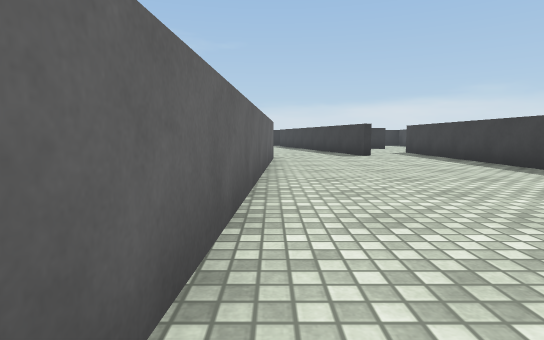
[1] (above)

24 first-person views from a walk through a Unity game level. The camera is 0.62 m above the floor, tilts 6° down and sees 80° across. The floor is counted in squares, 1 m on a side. Each view is taken from the middle of a square. On the plan, view 1 faces up. The plan holds only what a view shows up to about 10 squares ahead; the rest is blank. The player is left out. Surface patterns are stand-ins for the level's own textures.

[2]
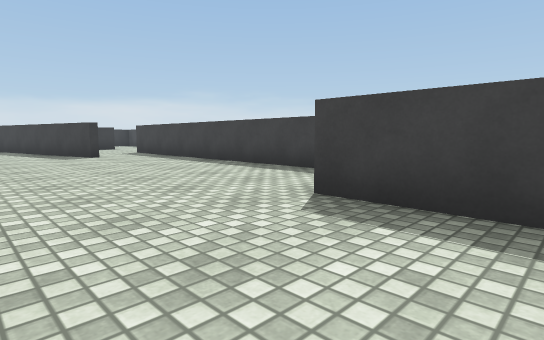

[3]
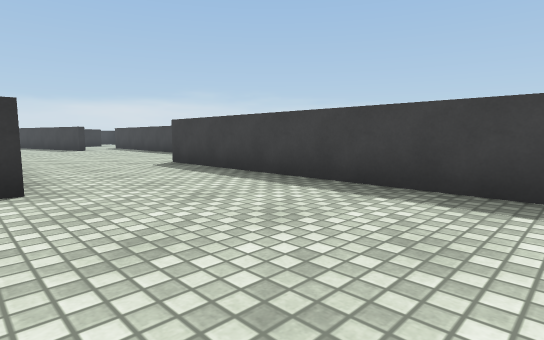

[4]
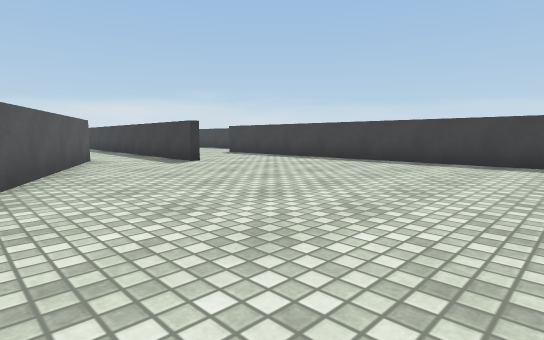

[5]
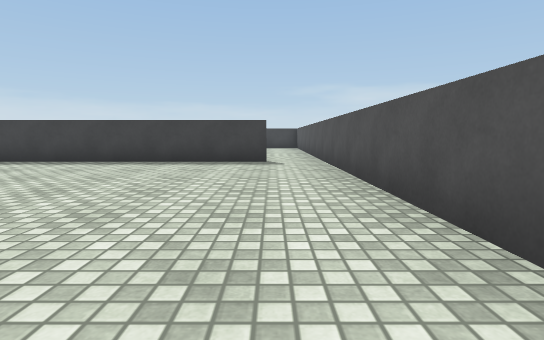

[6]
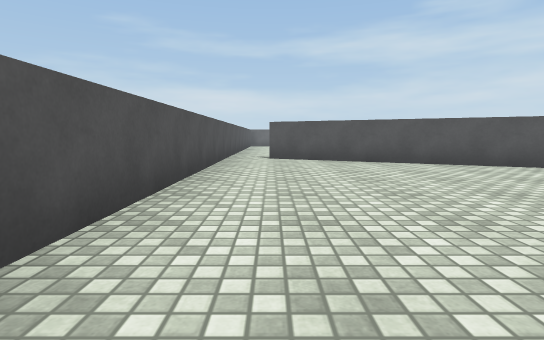

[7]
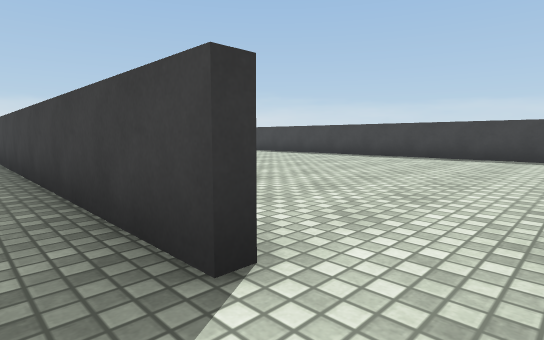

[8]
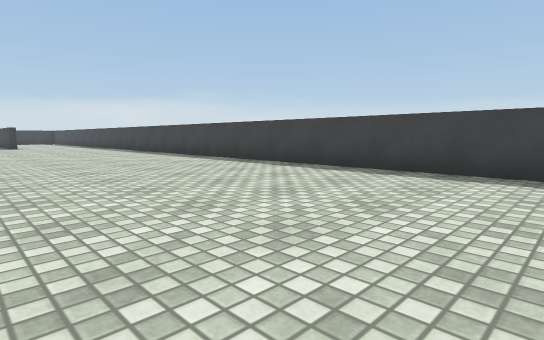

[9]
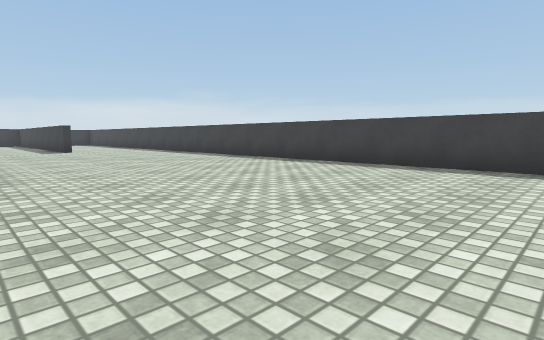

[10]
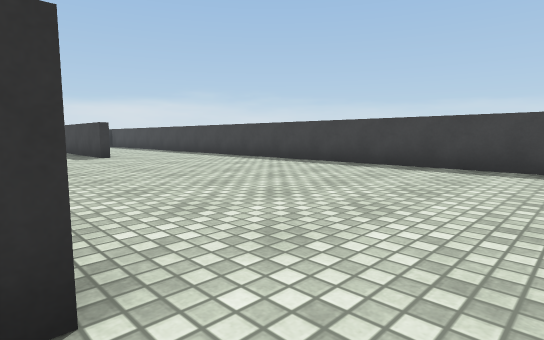

[11]
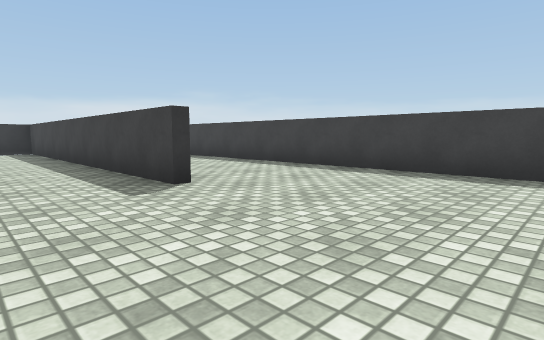

[12]
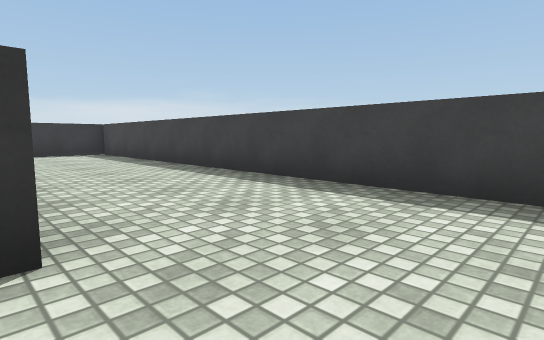

[13]
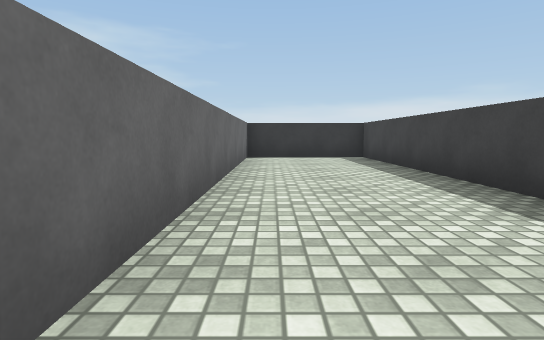

[14]
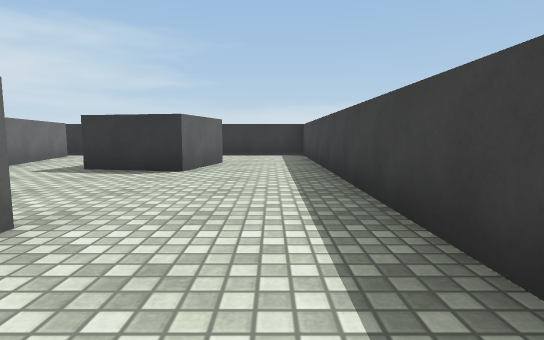

[15]
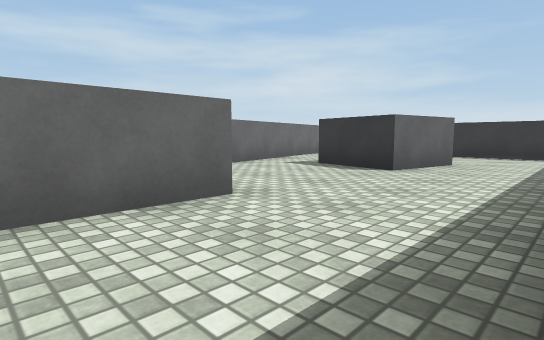

[16]
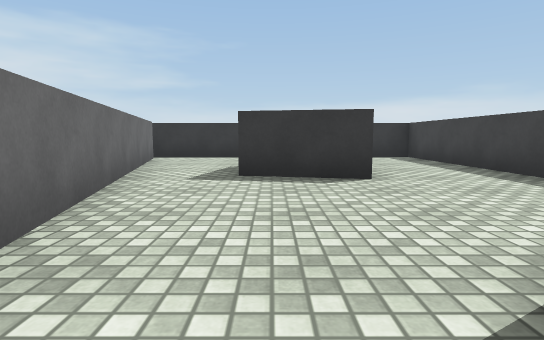

[17]
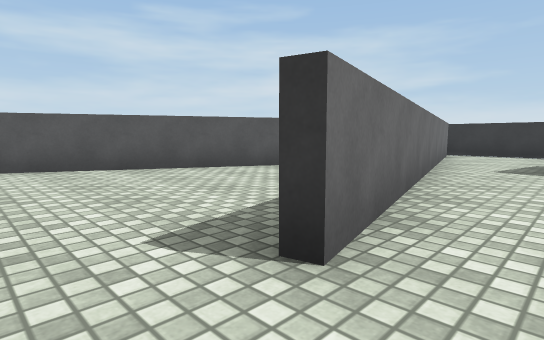

[18]
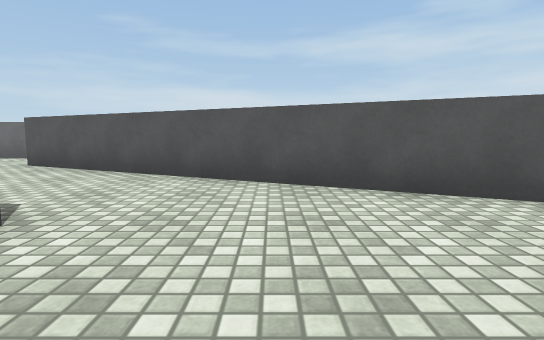

[19]
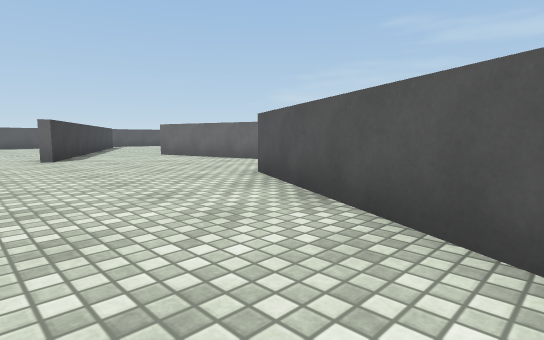

[20]
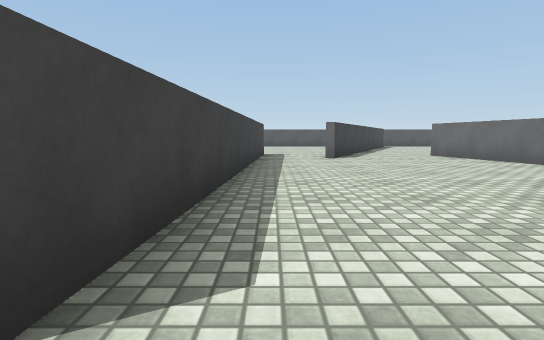

[21]
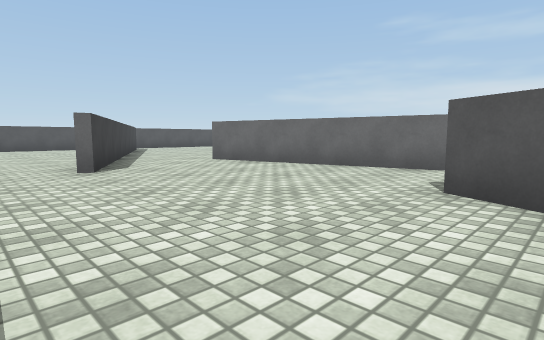

[22]
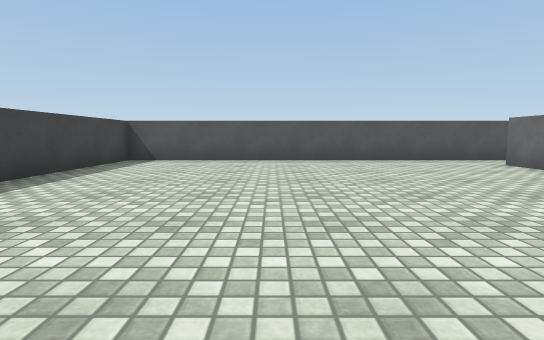

[23]
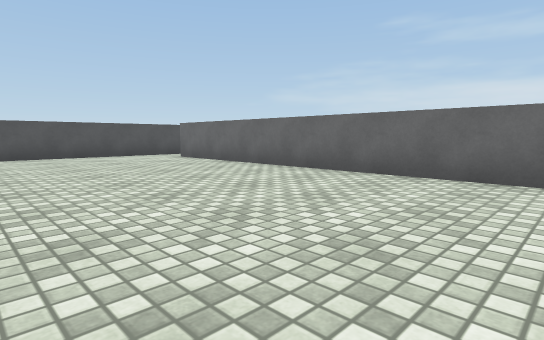

[24]
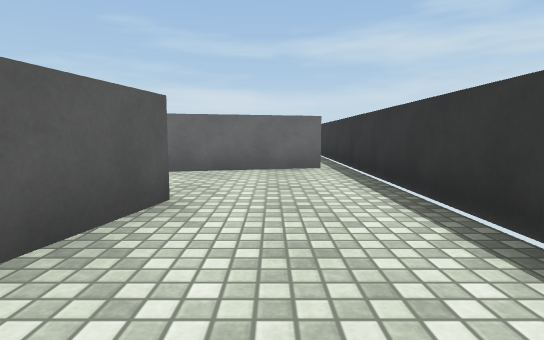

### Floor plan
Ten units are one square. View 1 is at (0, 0); x grows to the right and y downward. Boxes are objects, and circles mark ways between rooms. Rooms are numbered by the first view taken in them; rooms with no view inside come last. Other rooms are left out.
<svg viewBox="-78 -211 200 309">
<path fill="none" stroke="#000" d="M28 79 28 -22M-30 1 -70 81M-65 93 35 93M-3 -36 -4 -4M30 -6 30 79M35 93 117 93 117 -206 83 -206 83 -118M0 -89 -3 -36M50 -38 50 -101M26 -121 31 -102M-25 -10 -30 1M-73 -51 -64 -13M29 -101 25 -118M-7 9 -2 -92M-37 9 -27 -11M-8 -141 -49 -58M53 -122 53 -101M7 -200 26 -121M80 -108 80 -206 11 -206"/>
<rect x="35" y="-185" width="30" height="30" fill="#bbb"><title>grey block</title></rect>
<circle cx="30" cy="85" r="3" fill="#2a7"/>
<circle cx="15" cy="-25" r="3" fill="#2a7"/>
<circle cx="-20" cy="-5" r="3" fill="#2a7"/>
<circle cx="40" cy="-30" r="3" fill="#2a7"/>
<circle cx="65" cy="-115" r="3" fill="#2a7"/>
<circle cx="15" cy="-105" r="3" fill="#2a7"/>
<circle cx="40" cy="-115" r="3" fill="#2a7"/>
<text x="-10" y="50">1</text>
<text x="80" y="-30">2</text>
<text x="30" y="-70">3</text>
<text x="-20" y="-60">4</text>
<text x="50" y="-160">5</text>
</svg>
Room 1 opens to room 2. Room 1 opens to room 3. Room 1 opens to room 4. Room 2 opens to room 3. Room 2 opens to room 5. Room 3 opens to room 4. Room 3 opens to room 5.

Where each view was taken, in squares from view 1:
view 1: 0 up, 0 right, facing up
view 2: 0 up, 0 right, facing up-right
view 3: 5 down, 1 left, facing up-right
view 4: 8 down, 5 left, facing up-right
view 5: 8 down, 5 left, facing right
view 6: 8 down, 2 right, facing left
view 7: 9 down, 2 right, facing up-right
view 8: 8 down, 6 right, facing up-right
view 9: 3 down, 5 right, facing up-right
view 10: 1 up, 5 right, facing up-right
view 11: 7 up, 6 right, facing up-right
view 12: 9 up, 8 right, facing up-right
view 13: 11 up, 9 right, facing up
view 14: 10 up, 7 right, facing up
view 15: 10 up, 8 right, facing up-left
view 16: 11 up, 4 right, facing up
view 17: 9 up, 4 right, facing up-left
view 18: 11 up, 2 right, facing left
view 19: 10 up, 1 left, facing down-left
view 20: 10 up, 1 left, facing down
view 21: 7 up, 1 left, facing down-left
view 22: 1 down, 8 right, facing down
view 23: 1 up, 8 right, facing down-left
view 24: 19 up, 7 right, facing left
